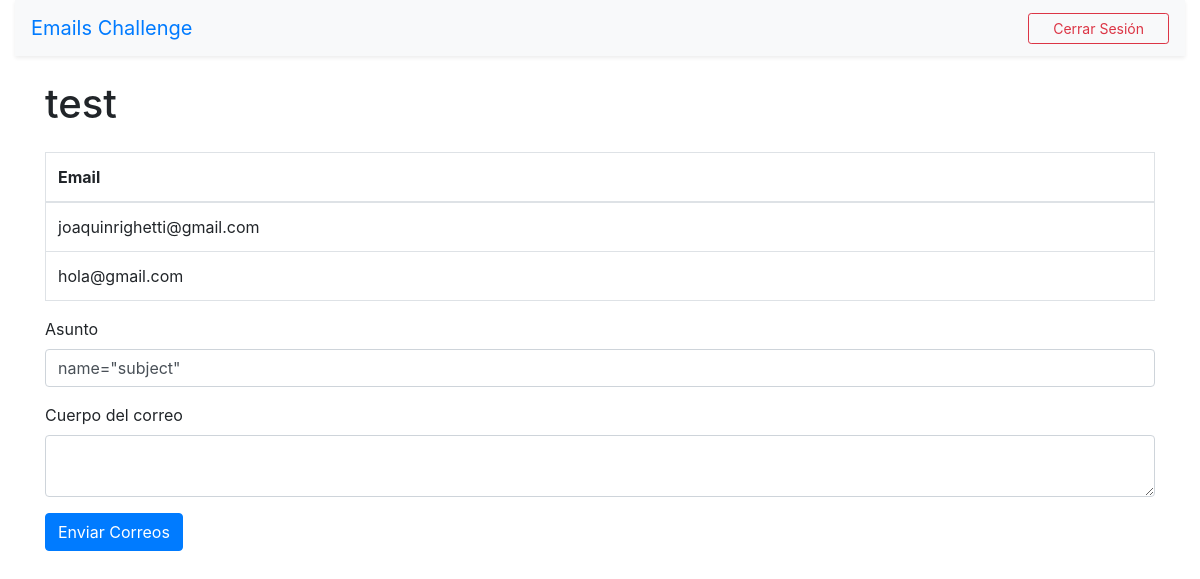
/view-list/21/ (signed in), run on the app's committed database.
### core/models.py (models this page shows, shortened)
class Lista(models.Model):
    nombre = models.CharField(max_length=255)
    usuario = models.ForeignKey(User, on_delete=models.CASCADE)

class Contacto(models.Model):
    email = models.EmailField(validators=[validate_email])
    lista = models.ForeignKey(Lista, on_delete=models.CASCADE, related_name='contactos')

### core/views.py (the view)
# urls.py: path('view-list/<int:list_id>/', views.view_list, name='view_list'),
@login_required
def view_list(request, list_id):
    lista = get_object_or_404(Lista, id=list_id)
    contactos = lista.contactos.all()
    ultimo_envio = lista.envios.last()
    return render(request, 'view_list.html', {
        'lista': lista,
        'contactos': contactos,
        'ultimo_envio': ultimo_envio
    })

### core/templates/view_list.html (shortened to what this page needs)
{% extends 'base.html' %}
{% block content %}
<h1 class="mb-4">{{ lista.nombre }}</h1>
<table class="table table-bordered">
    <thead>
        <tr>
            <th>Email</th>
        </tr>
    </thead>
    <tbody>
        {% for contacto in contactos %}
        <tr>
            <td>{{ contacto.email }}</td>
        </tr>
        {% endfor %}
    </tbody>
</table>
<form id="send-mails-form" method="POST" action="{% url 'send_mails' lista.id %}">
    <div class="form-group">
        <label for="subject">Asunto</label>
				<input type="text" id="subject" value={{ultimo_envio.asunto}} name="subject" class="form-control" required>
    </div>
    <div class="form-group">
        <label for="body">Cuerpo del correo</label>
        <textarea id="body" name="body" class="form-control" required>{{ultimo_envio.cuerpo}}</textarea>
    </div>
    <button type="submit" class="btn btn-primary">Enviar Correos</button>
</form>
{% endblock %}

### data on the page
Lista: nombre "test"
Contacto: email "joaquinrighetti@gmail.com"
Contacto: email "hola@gmail.com"
